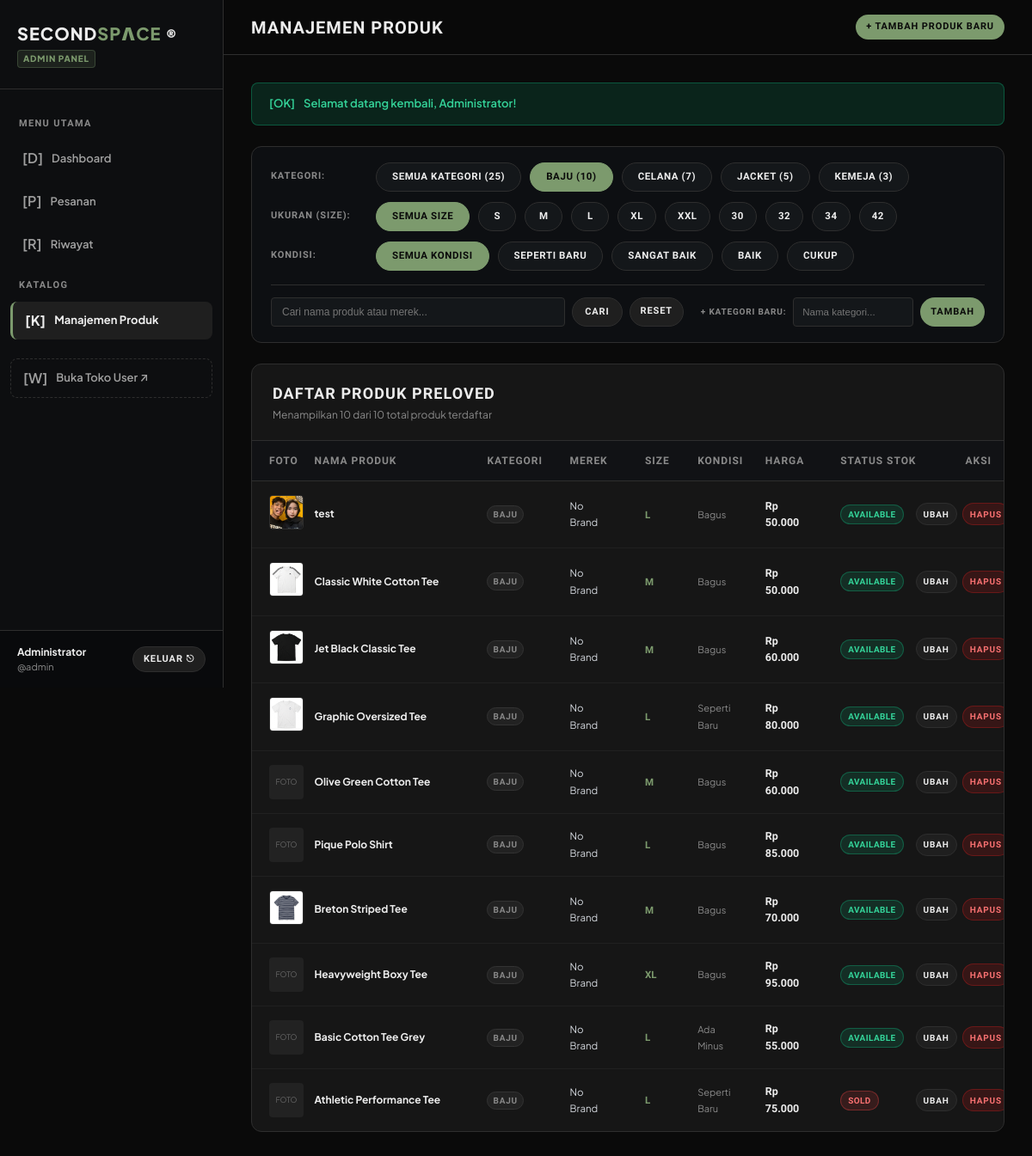
Before: /admin/produk.php?kategori=Baju (signed in) with the older database file.
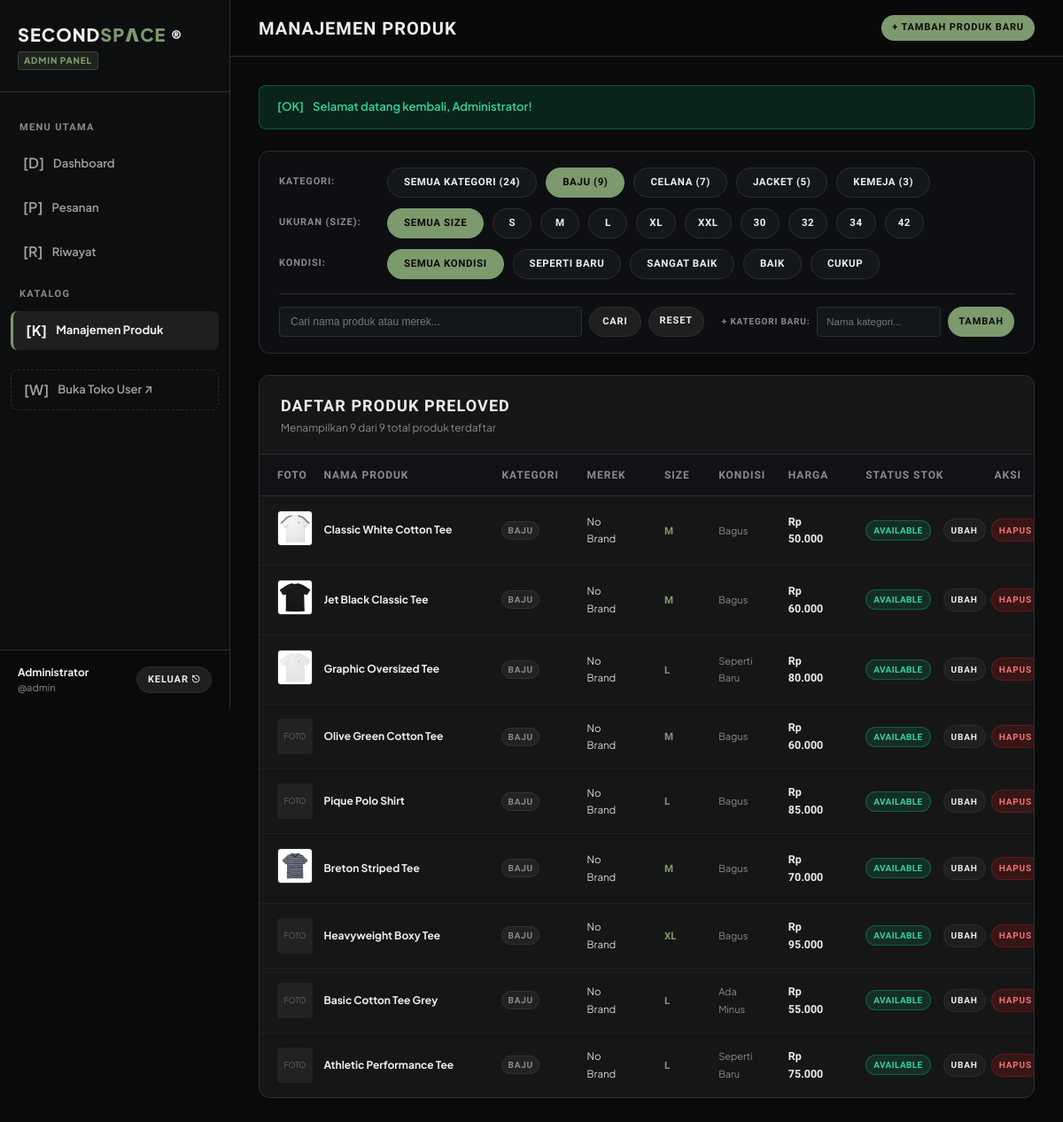
After: the same page with the newer database file.
### tables this page shows
CREATE TABLE `products` (
  `id` int(11) NOT NULL AUTO_INCREMENT,
  `name` varchar(255) NOT NULL,
  `category` varchar(50) NOT NULL,
  `brand` varchar(100) DEFAULT 'No Brand',
  `price` decimal(12,2) NOT NULL,
  `stock` int(11) NOT NULL DEFAULT 1,
  `condition` varchar(50) DEFAULT 'Baik',
  `condition_text` varchar(50) DEFAULT NULL,
  `image` varchar(255) DEFAULT NULL,
  `description` text DEFAULT NULL,
  `material` varchar(100) DEFAULT NULL,
  `size` varchar(50) DEFAULT NULL,
  `sku` varchar(50) DEFAULT NULL,
  `is_demo` tinyint(1) NOT NULL DEFAULT 0,
  `created_at` timestamp NULL DEFAULT current_timestamp(),
  PRIMARY KEY (`id`),
  UNIQUE KEY `sku` (`sku`),
  KEY `idx_product_category` (`category`),
  KEY `idx_product_status` (`is_demo`)
);

### shared/fungsi.php (called while the page is built, shortened)
<?php
function format_rupiah($angka) {
    return "Rp " . number_format((float)$angka, 0, ',', '.');
}

### admin/produk.php (the view, shortened to what the changed rows need)
<?php
require_once __DIR__ . '/../shared/koneksi.php';
require_once __DIR__ . '/../shared/fungsi.php';
$category  = trim($_GET['kategori'] ?? 'all');
$size      = trim($_GET['size'] ?? 'all');
$condition = trim($_GET['kondisi'] ?? 'all');
$page      = max(1, (int)($_GET['page'] ?? 1));
$perPage   = 12;
$offset    = ($page - 1) * $perPage;
function filter_url($overrides = []) {
    $current = [
        'q'        => $_GET['q'] ?? '',
        'kategori' => $_GET['kategori'] ?? 'all',
        'size'     => $_GET['size'] ?? 'all',
        'kondisi'  => $_GET['kondisi'] ?? 'all',
    ];
    $merged = array_merge($current, $overrides);
    $query = [];
    foreach ($merged as $k => $v) {
        if ($v !== '' && $v !== 'all') {
            $query[$k] = $v;
        }
    }
    return 'produk.php' . (!empty($query) ? '?' . http_build_query($query) : '');
}
$where = ["1=1"];
$types = "";
$params = [];
if ($category !== 'all' && !empty($category)) {
    $where[] = "category = ?";
    $types .= "s";
    $params[] = $category;
}
$whereSql = implode(" AND ", $where);
$countSql = "SELECT COUNT(*) as total FROM products WHERE {$whereSql}";
$cStmt = $conn->prepare($countSql);
if ($types !== "") {
    $cStmt->bind_param($types, ...$params);
}
$cStmt->execute();
$totalRecords = (int)($cStmt->get_result()->fetch_assoc()['total'] ?? 0);
$sql = "SELECT id, name, category, brand, size, `condition`, price, stock, image, created_at
        FROM products
        WHERE {$whereSql}
        ORDER BY id DESC
        LIMIT ? OFFSET ?";
$typesWithLimit = $types . "ii";
$paramsWithLimit = array_merge($params, [$perPage, $offset]);
$stmt = $conn->prepare($sql);
$stmt->bind_param($typesWithLimit, ...$paramsWithLimit);
$stmt->execute();
$prodRes = $stmt->get_result();
$products = [];
while ($row = $prodRes->fetch_assoc()) {
    $products[] = $row;
}
$catQuery = $conn->query("
    SELECT category, COUNT(*) as total_prod
    FROM products
    WHERE category IS NOT NULL AND category != ''
    GROUP BY category
    ORDER BY category ASC
");
$allCategoriesStats = [];
$totalAllCatProducts = 0;
if ($catQuery) {
    while ($cr = $catQuery->fetch_assoc()) {
        $allCategoriesStats[] = $cr;
        $totalAllCatProducts += (int)$cr['total_prod'];
    }
}
$availableSizes = ["S", "M", "L", "XL", "XXL", "30", "32", "34", "42"];
$availableConditions = ["Seperti Baru", "Sangat Baik", "Baik", "Cukup"];
?>
<!DOCTYPE html>
<html lang="id">
<head>
    <link rel="stylesheet" href="css/admin.css">
</head>
<body>
<div class="admin-wrapper">
    <?php include __DIR__ . '/sidebar.php'; ?>
    <main class="admin-main">
        <header class="admin-topbar">
            <div>
                <h1 class="topbar-title">Manajemen Produk</h1>
            </div>
        </header>
        <div class="admin-content">
            <div class="product-filter-card">
                <div class="filter-row-section">
                    <div class="filter-pills-list">
                        <a href="<?= filter_url(['kategori' => 'all']) ?>" class="filter-pill <?= $category === 'all' ? 'active' : '' ?>">
                            SEMUA KATEGORI (<?= $totalAllCatProducts ?>)
                        </a>
                        <?php foreach ($allCategoriesStats as $cStat): ?>
                            <a href="<?= filter_url(['kategori' => $cStat['category']]) ?>" class="filter-pill <?= $category === $cStat['category'] ? 'active' : '' ?>">
                                <?= htmlspecialchars(strtoupper($cStat['category'])) ?> (<?= $cStat['total_prod'] ?>)
                            </a>
                        <?php endforeach; ?>
                    </div>
                </div>
                <div class="filter-row-section">
                    <div class="filter-pills-list">
                        <a href="<?= filter_url(['size' => 'all']) ?>" class="filter-pill <?= $size === 'all' ? 'active' : '' ?>">
                            SEMUA SIZE
                        </a>
                        <?php foreach ($availableSizes as $sz): ?>
                            <a href="<?= filter_url(['size' => $sz]) ?>" class="filter-pill size-pill <?= $size === $sz ? 'active' : '' ?>">
                                <?= htmlspecialchars($sz) ?>
                            </a>
                        <?php endforeach; ?>
                    </div>
                </div>
                <div class="filter-row-section">
                    <div class="filter-pills-list">
                        <a href="<?= filter_url(['kondisi' => 'all']) ?>" class="filter-pill <?= $condition === 'all' ? 'active' : '' ?>">
                            SEMUA KONDISI
                        </a>
                        <?php foreach ($availableConditions as $cnd): ?>
                            <a href="<?= filter_url(['kondisi' => $cnd]) ?>" class="filter-pill <?= $condition === $cnd ? 'active' : '' ?>">
                                <?= htmlspecialchars(strtoupper($cnd)) ?>
                            </a>
                        <?php endforeach; ?>
                    </div>
                </div>
            </div>
            <div class="table-card">
                <div class="table-header">
                    <div>
                        <h2 class="table-title">Daftar Produk Preloved</h2>
                        <span style="font-size: 12px; color: var(--mu);">Menampilkan <?= count($products) ?> dari <?= $totalRecords ?> total produk terdaftar</span>
                    </div>
                </div>
                <div class="table-responsive" style="overflow-x: hidden;">
                    <table class="admin-table" style="table-layout: fixed; width: 100%;">
                        <thead>
                            <tr>
                                <th style="width: 6%;">FOTO</th>
                                <th style="width: 23%;">NAMA PRODUK</th>
                                <th style="width: 11%;">KATEGORI</th>
                                <th style="width: 10%;">MEREK</th>
                                <th style="width: 7%;">SIZE</th>
                                <th style="width: 9%;">KONDISI</th>
                                <th style="width: 10%;">HARGA</th>
                                <th style="width: 10%;">STATUS STOK</th>
                                <th style="width: 14%; text-align: right; padding-right: 14px;">AKSI</th>
                            </tr>
                        </thead>
                        <tbody>
                            <?php if (empty($products)): ?>
                                <tr>
                                    <td colspan="9" style="text-align: center; color: var(--mu); padding: 40px;">
                                        <div style="font-size: 14px; font-weight: bold; margin-bottom: 8px; color: var(--accent);">[KATALOG]</div>
                                        <div style="font-weight: 700; color: var(--tx); font-size: 14px; margin-bottom: 4px;">Tidak Ada Produk Ditemukan</div>
                                        <div style="font-size: 13px; color: var(--mu);">Tidak ada produk yang cocok dengan kombinasi filter Anda.</div>
                                    </td>
                                </tr>
                            <?php else: ?>
                                <?php foreach ($products as $p): ?>
                                    <tr>
                                        <td>
                                            <?php if (!empty($p['image']) && file_exists(__DIR__ . '/../images/' . $p['image'])): ?>
                                                <img src="../images/<?= htmlspecialchars($p['image']) ?>" alt="Thumbnail" width="40" height="40" loading="lazy" style="object-fit: cover; border-radius: 4px; border: 1px solid var(--ln);">
                                            <?php else: ?>
                                                <div style="width: 40px; height: 40px; background: #222; border-radius: 4px; display: flex; align-items: center; justify-content: center; font-size: 9px; color: #666;">FOTO</div>
                                            <?php endif; ?>
                                        </td>
                                        <td>
                                            <strong style="font-size: 12px; color: var(--tx); display: block; white-space: nowrap; overflow: hidden; text-overflow: ellipsis;">
                                                <?= htmlspecialchars($p['name']) ?>
                                            </strong>
                                        </td>
                                        <td>
                                            <span class="badge-status status-muted" style="font-size: 10px; padding: 2px 6px;">
                                                <?= htmlspecialchars($p['category']) ?>
                                            </span>
                                        </td>
                                        <td>
                                            <span style="font-size: 11.5px;"><?= htmlspecialchars($p['brand']) ?></span>
                                        </td>
                                        <td>
                                            <strong style="font-size: 11.5px; font-family: var(--display-font); color: var(--ac);"><?= htmlspecialchars($p['size']) ?></strong>
                                        </td>
                                        <td>
                                            <span style="font-size: 11px; color: var(--mu);"><?= htmlspecialchars($p['condition']) ?></span>
                                        </td>
                                        <td>
                                            <strong style="color: var(--tx); font-size: 12.5px; font-family: var(--display-font);"><?= format_rupiah($p['price']) ?></strong>
                                        </td>
                                        <td>
                                            <?php if ((int)$p['stock'] > 0): ?>
                                                <span class="badge-status status-success" style="font-weight: 800; font-size: 10px; padding: 3px 8px; letter-spacing: 0.04em;">AVAILABLE</span>
                                            <?php else: ?>
                                                <span class="badge-status status-danger" style="font-weight: 800; font-size: 10px; padding: 3px 8px; letter-spacing: 0.04em;">SOLD</span>
                                            <?php endif; ?>
                                        </td>
                                        <td style="text-align: right; white-space: nowrap; padding-right: 14px;">
                                            <a href="produk_form.php?id=<?= $p['id'] ?>" class="btn btn-secondary btn-sm" style="height: 26px; padding: 0 8px; font-size: 10px; margin-right: 4px;">Ubah</a>
                                            <a href="konfirmasi_hapus.php?tipe=produk&id=<?= $p['id'] ?>" class="btn btn-danger btn-sm" style="height: 26px; padding: 0 8px; font-size: 10px;">Hapus</a>
                                        </td>
                                    </tr>
                                <?php endforeach; ?>
                            <?php endif; ?>
                        </tbody>
                    </table>
                </div>
            </div>
        </div>
    </main>
</div>
</body>
</html>

Changed rows visible on the page:
removed products: image (picture), name "test", category "BAJU", brand "No Brand", size "L", condition "Bagus", price "Rp 50.000", stock "AVAILABLE"
changed products "Rp 75.000": stock "SOLD" → "AVAILABLE"
Other visible differences:
$totalAllCatProducts: "25" → "24"
count($products): "10" → "9"
$totalRecords: "10" → "9"
new list line: "BAJU ( 9 )"
list line gone: "BAJU ( 10 )"
